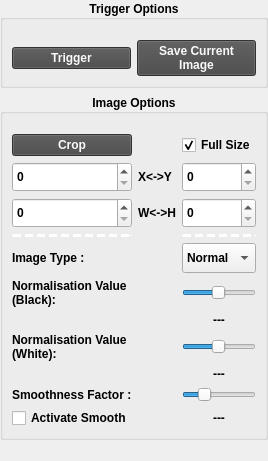
               <widget class="QWidget" name="scrollAreaWidgetContents">
                <property name="geometry">
                 <rect>
                  <x>0</x>
                  <y>0</y>
                  <width>266</width>
                  <height>461</height>
                 </rect>
                </property>
                <layout class="QVBoxLayout" name="verticalLayout_5">
                 <property name="spacing">
                  <number>6</number>
                 </property>
                 <property name="leftMargin">
                  <number>0</number>
                 </property>
                 <property name="topMargin">
                  <number>0</number>
                 </property>
                 <property name="rightMargin">
                  <number>0</number>
                 </property>
                 <property name="bottomMargin">
                  <number>0</number>
                 </property>
                 <item>
                  <widget class="QGroupBox" name="groupBox_2">
                   <property name="font">
                    <font>
                     <bold>true</bold>
                    </font>
                   </property>
                   <property name="title">
                    <string>Trigger Options</string>
                   </property>
                   <property name="alignment">
                    <set>Qt::AlignmentFlag::AlignCenter</set>
                   </property>
                   <layout class="QHBoxLayout" name="horizontalLayout_12">
                    <property name="topMargin">
                     <number>20</number>
                    </property>
                    <item>
                     <widget class="QPushButton" name="pushButton">
                      <property name="styleSheet">
                       <string notr="true">QPushButton{
	color: rgb(249, 249, 249);
	background-color: rgb(70, 70, 70);
}

QPushButton::hover{
	background-color: rgb(130, 130, 130);
}

QPushButton::checked{
	background-color: rgb(124, 255, 64);
}</string>
                      </property>
                      <property name="text">
                       <string>Trigger</string>
                      </property>
                      <property name="icon">
                       <iconset resource="StaticAssets.qrc">
                        <normaloff>:/Icons/Assets/Icons/icons8-light-switch-64 (1).png</normaloff>:/Icons/Assets/Icons/icons8-light-switch-64 (1).png</iconset>
                      </property>
                      <property name="iconSize">
                       <size>
                        <width>40</width>
                        <height>40</height>
                       </size>
                      </property>
                     </widget>
                    </item>
                    <item>
                     <widget class="QPushButton" name="pushButton_2">
                      <property name="styleSheet">
                       <string notr="true">QPushButton{
	color: rgb(249, 249, 249);
	background-color: rgb(70, 70, 70);
}

QPushButton::hover{
	background-color: rgb(130, 130, 130);
}

QPushButton::checked{
	background-color: rgb(124, 255, 64);
}</string>
                      </property>
                      <property name="text">
                       <string>Save Current
Image</string>
                      </property>
                      <property name="icon">
                       <iconset resource="StaticAssets.qrc">
                        <normaloff>:/Icons/Assets/Icons/icons8-save-64.png</normaloff>:/Icons/Assets/Icons/icons8-save-64.png</iconset>
                      </property>
                      <property name="iconSize">
                       <size>
                        <width>40</width>
                        <height>40</height>
                       </size>
                      </property>
                     </widget>
                    </item>
                   </layout>
                  </widget>
                 </item>
                 <item>
                  <widget class="QGroupBox" name="groupBox_3">
                   <property name="font">
                    <font>
                     <bold>true</bold>
                    </font>
                   </property>
                   <property name="title">
                    <string>Image Options</string>
                   </property>
                   <property name="alignment">
                    <set>Qt::AlignmentFlag::AlignCenter</set>
                   </property>
                   <layout class="QGridLayout" name="gridLayout">
                    <property name="topMargin">
                     <number>20</number>
                    </property>
                    <item row="3" column="2">
                     <widget class="Line" name="line_3">
                      <property name="styleSheet">
                       <string notr="true">border:1.5px dashed white;</string>
                      </property>
                      <property name="orientation">
                       <enum>Qt::Orientation::Horizontal</enum>
                      </property>
                     </widget>
                    </item>
                    <item row="10" column="0">
                     <widget class="QCheckBox" name="checkBox_2">
                      <property name="styleSheet">
                       <string notr="true">background:none;</string>
                      </property>
                      <property name="text">
                       <string>Activate Smooth</string>
                      </property>
                      <property name="checked">
                       <bool>false</bool>
                      </property>
                     </widget>
                    </item>
                    <item row="1" column="0">
                     <widget class="QSpinBox" name="spinBox">
                      <property name="sizePolicy">
                       <sizepolicy hsizetype="Expanding" vsizetype="Fixed">
                        <horstretch>0</horstretch>
                        <verstretch>0</verstretch>
                       </sizepolicy>
                      </property>
                      <property name="minimumSize">
                       <size>
                        <width>50</width>
                        <height>30</height>
                       </size>
                      </property>
                      <property name="maximum">
                       <number>99999999</number>
                      </property>
                     </widget>
                    </item>
                    <item row="5" column="2">
                     <widget class="QSlider" name="horizontalSlider">
                      <property name="styleSheet">
                       <string notr="true">background:none;</string>
                      </property>
                      <property name="maximum">
                       <number>255</number>
                      </property>
                      <property name="value">
                       <number>125</number>
                      </property>
                      <property name="orientation">
                       <enum>Qt::Orientation::Horizontal</enum>
                      </property>
                     </widget>
                    </item>
                    <item row="4" column="2">
                     <widget class="QComboBox" name="comboBox">
                      <property name="minimumSize">
                       <size>
                        <width>0</width>
                        <height>30</height>
                       </size>
                      </property>
                      <property name="sizeAdjustPolicy">
                       <enum>QComboBox::SizeAdjustPolicy::AdjustToMinimumContentsLengthWithIcon</enum>
                      </property>
                      <item>
                       <property name="text">
                        <string>Normal</string>
                       </property>
                      </item>
                      <item>
                       <property name="text">
                        <string>Gray Scale</string>
                       </property>
                      </item>
                      <item>
                       <property name="text">
                        <string>Inverted</string>
                       </property>
                      </item>
                      <item>
                       <property name="text">
                        <string>Normalised</string>
                       </property>
                      </item>
                     </widget>
                    </item>
                    <item row="9" column="0">
                     <widget class="QLabel" name="label_49">
                      <property name="font">
                       <font>
                        <bold>true</bold>
                       </font>
                      </property>
                      <property name="text">
                       <string>Smoothness Factor :</string>
                      </property>
                     </widget>
                    </item>
                    <item row="2" column="0">
                     <widget class="QSpinBox" name="spinBox_3">
                      <property name="sizePolicy">
                       <sizepolicy hsizetype="Expanding" vsizetype="Fixed">
                        <horstretch>0</horstretch>
                        <verstretch>0</verstretch>
                       </sizepolicy>
                      </property>
                      <property name="minimumSize">
                       <size>
                        <width>0</width>
                        <height>30</height>
                       </size>
                      </property>
                      <property name="maximum">
                       <number>9999999</number>
                      </property>
                     </widget>
                    </item>
                    <item row="2" column="1">
                     <widget class="QLabel" name="label_51">
                      <property name="text">
                       <string>W&lt;-&gt;H</string>
                      </property>
                     </widget>
                    </item>
                    <item row="8" column="2">
                     <widget class="QLabel" name="label_53">
                      <property name="font">
                       <font>
                        <bold>true</bold>
                       </font>
                      </property>
                      <property name="text">
                       <string>---</string>
                      </property>
                      <property name="alignment">
                       <set>Qt::AlignmentFlag::AlignCenter</set>
                      </property>
                     </widget>
                    </item>
                    <item row="7" column="0">
                     <widget class="QLabel" name="label_52">
                      <property name="font">
                       <font>
                        <bold>true</bold>
                       </font>
                      </property>
                      <property name="text">
                       <string>Normalisation Value
(White):</string>
                      </property>
                     </widget>
                    </item>
                    <item row="9" column="2">
                     <widget class="QSlider" name="horizontalSlider_2">
                      <property name="styleSheet">
                       <string notr="true">background:none;</string>
                      </property>
                      <property name="maximum">
                       <number>20</number>
                      </property>
                      <property name="value">
                       <number>5</number>
                      </property>
                      <property name="orientation">
                       <enum>Qt::Orientation::Horizontal</enum>
                      </property>
                     </widget>
                    </item>
                    <item row="5" column="0">
                     <widget class="QLabel" name="label_47">
                      <property name="font">
                       <font>
                        <bold>true</bold>
                       </font>
                      </property>
                      <property name="text">
                       <string>Normalisation Value
(Black):</string>
                      </property>
                     </widget>
                    </item>
                    <item row="10" column="2">
                     <widget class="QLabel" name="label_50">
                      <property name="font">
                       <font>
                        <bold>true</bold>
                       </font>
                      </property>
                      <property name="text">
                       <string>---</string>
                      </property>
                      <property name="alignment">
                       <set>Qt::AlignmentFlag::AlignCenter</set>
                      </property>
                     </widget>
                    </item>
                    <item row="1" column="2">
                     <widget class="QSpinBox" name="spinBox_2">
                      <property name="sizePolicy">
                       <sizepolicy hsizetype="Expanding" vsizetype="Fixed">
                        <horstretch>0</horstretch>
                        <verstretch>0</verstretch>
                       </sizepolicy>
                      </property>
                      <property name="minimumSize">
                       <size>
                        <width>0</width>
                        <height>30</height>
                       </size>
                      </property>
                      <property name="maximum">
                       <number>99999999</number>
                      </property>
                     </widget>
                    </item>
                    <item row="0" column="0">
                     <widget class="QPushButton" name="pushButton_3">
                      <property name="styleSheet">
                       <string notr="true">QPushButton{
	color: rgb(249, 249, 249);
	background-color: rgb(70, 70, 70);
}

QPushButton::hover{
	background-color: rgb(130, 130, 130);
}

QPushButton::checked{
	background-color: rgb(124, 255, 64);
}</string>
                      </property>
                      <property name="text">
                       <string>Crop</string>
                      </property>
                      <property name="icon">
                       <iconset resource="StaticAssets.qrc">
                        <normaloff>:/Icons/Assets/Icons/icons8-crop-100.png</normaloff>:/Icons/Assets/Icons/icons8-crop-100.png</iconset>
                      </property>
                      <property name="iconSize">
                       <size>
                        <width>40</width>
                        <height>40</height>
                       </size>
                      </property>
                     </widget>
                    </item>
                    <item row="3" column="0">
                     <widget class="Line" name="line_2">
                      <property name="styleSheet">
                       <string notr="true">border:1.5px dashed white;</string>
                      </property>
                      <property name="orientation">
                       <enum>Qt::Orientation::Horizontal</enum>
                      </property>
                     </widget>
                    </item>
                    <item row="1" column="1" alignment="">
                     <widget class="QLabel" name="label_45">
                      <property name="text">
                       <string>X&lt;-&gt;Y</string>
                      </property>
                     </widget>
                    </item>
                    <item row="7" column="2">
                     <widget class="QSlider" name="horizontalSlider_3">
                      <property name="styleSheet">
                       <string notr="true">background:none;</string>
                      </property>
                      <property name="maximum">
                       <number>255</number>
                      </property>
                      <property name="value">
                       <number>125</number>
                      </property>
                      <property name="orientation">
                       <enum>Qt::Orientation::Horizontal</enum>
                      </property>
                     </widget>
                    </item>
                    <item row="4" column="0">
                     <widget class="QLabel" name="label_46">
                      <property name="font">
                       <font>
                        <bold>true</bold>
                       </font>
                      </property>
                      <property name="text">
                       <string>Image Type :</string>
                      </property>
                     </widget>
                    </item>
                    <item row="0" column="2">
                     <widget class="QCheckBox" name="checkBox">
                      <property name="styleSheet">
                       <string notr="true">background:none;</string>
                      </property>
                      <property name="text">
                       <string>Full Size</string>
                      </property>
                      <property name="checked">
                       <bool>true</bool>
                      </property>
                     </widget>
                    </item>
                    <item row="6" column="2">
                     <widget class="QLabel" name="label_48">
                      <property name="font">
                       <font>
                        <bold>true</bold>
                       </font>
                      </property>
                      <property name="text">
                       <string>---</string>
                      </property>
                      <property name="alignment">
                       <set>Qt::AlignmentFlag::AlignCenter</set>
                      </property>
                     </widget>
                    </item>
                    <item row="2" column="2">
                     <widget class="QSpinBox" name="spinBox_4">
                      <property name="sizePolicy">
                       <sizepolicy hsizetype="Expanding" vsizetype="Fixed">
                        <horstretch>0</horstretch>
                        <verstretch>0</verstretch>
                       </sizepolicy>
                      </property>
                      <property name="minimumSize">
                       <size>
                        <width>0</width>
                        <height>30</height>
                       </size>
                      </property>
                      <property name="maximum">
                       <number>99999999</number>
                      </property>
                     </widget>
                    </item>
                   </layout>
                  </widget>
                 </item>
                 <item>
                  <spacer name="verticalSpacer">
                   <property name="orientation">
                    <enum>Qt::Orientation::Vertical</enum>
                   </property>
                   <property name="sizeHint" stdset="0">
                    <size>
                     <width>20</width>
                     <height>40</height>
                    </size>
                   </property>
                  </spacer>
                 </item>
                </layout>
               </widget>
